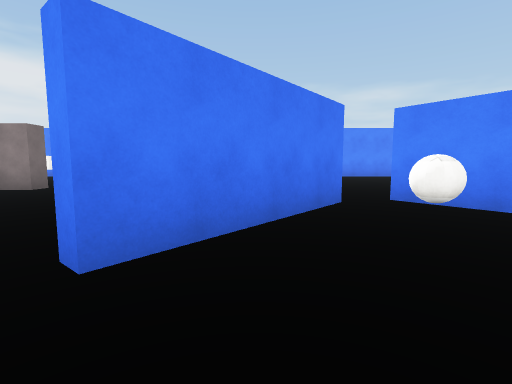
view 1 (above)

22 first-person views from a walk through a 3-D level made in the Unity game engine. The camera is 1.2 m above the floor, tilts 6° down and sees 85° across. The floor is counted in squares, 2 m on a side. Each view is taken from the middle of a square. On the plan, view 1 faces up. The plan holds only what a view shows up to about 9 squares ahead; the rest is blank. The player is left out. Surface patterns are stand-ins for the level's own textures.

view 2
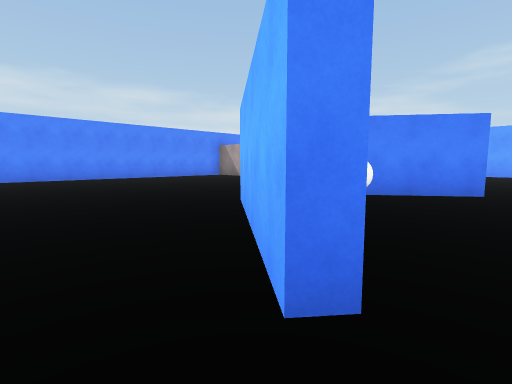

view 3
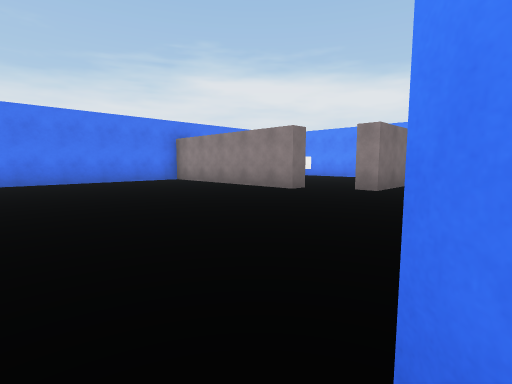

view 4
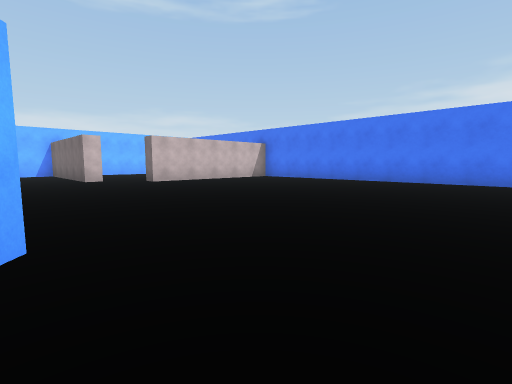

view 5
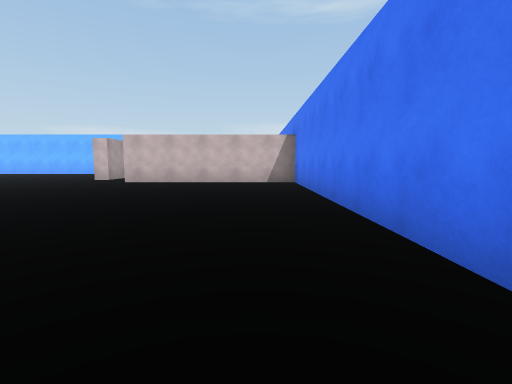

view 6
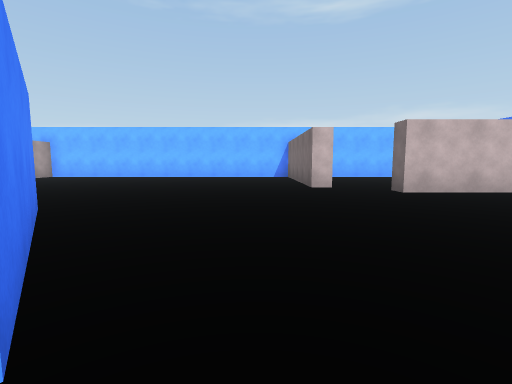

view 7
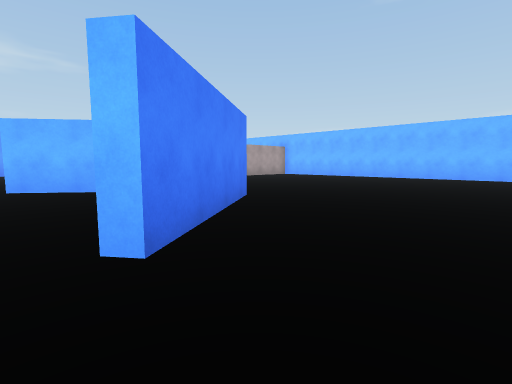

view 8
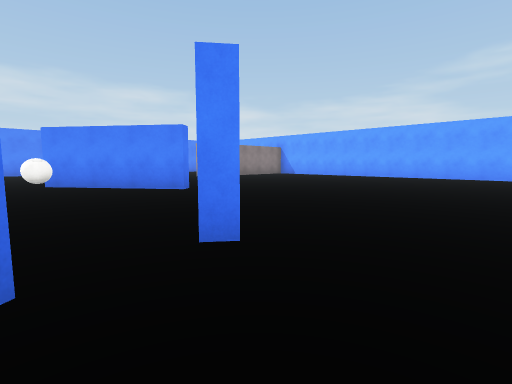

view 9
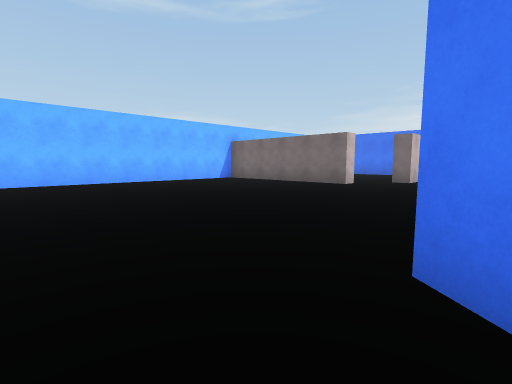

view 10
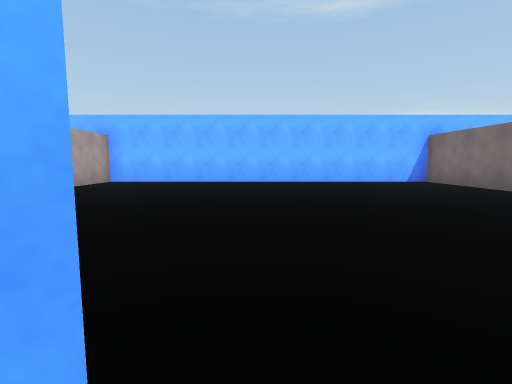

view 11
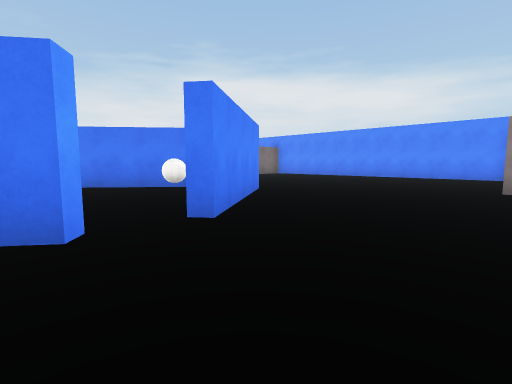

view 12
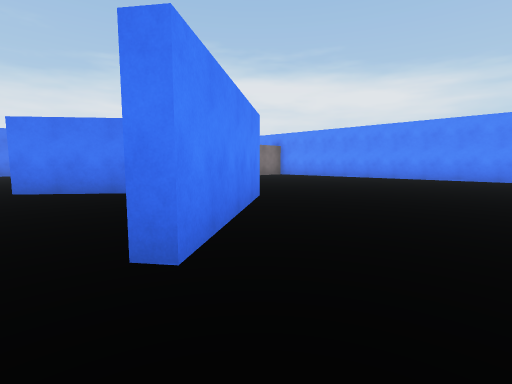

view 13
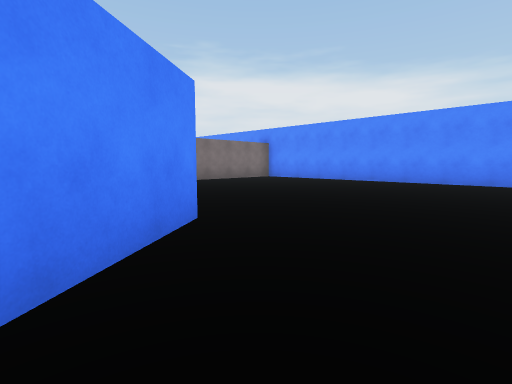

view 14
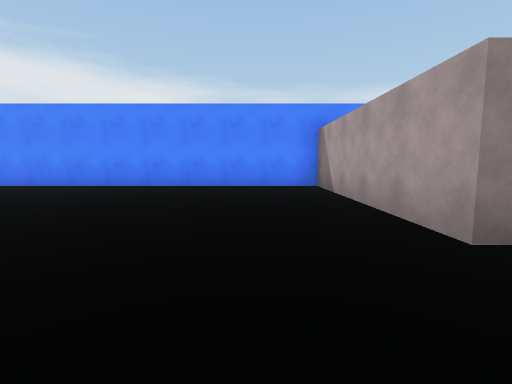

view 15
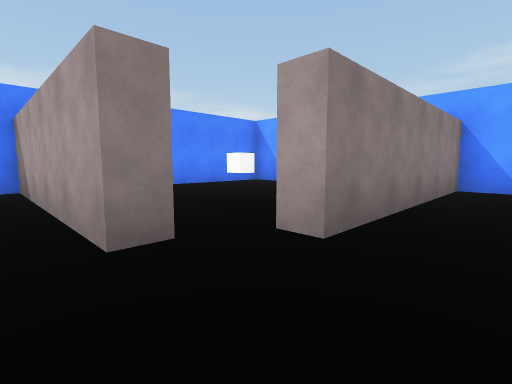

view 16
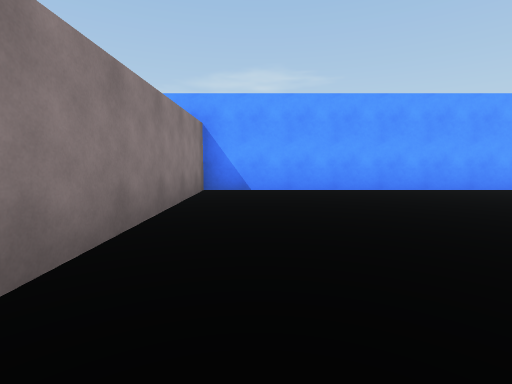

view 17
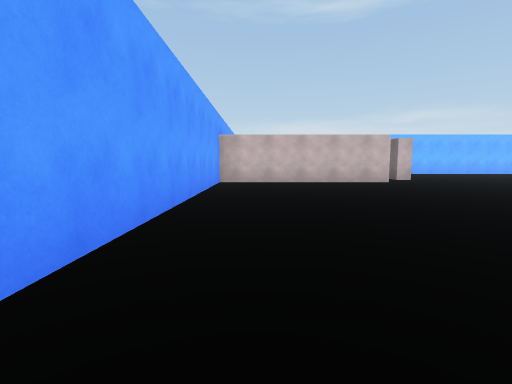

view 18
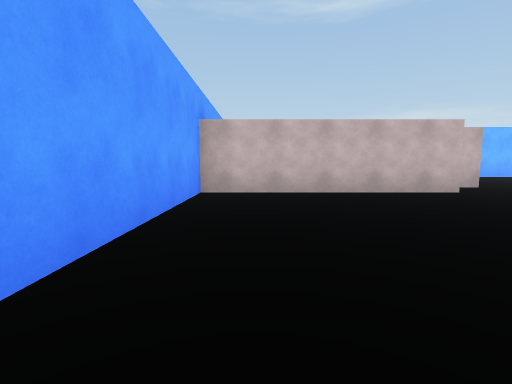

view 19
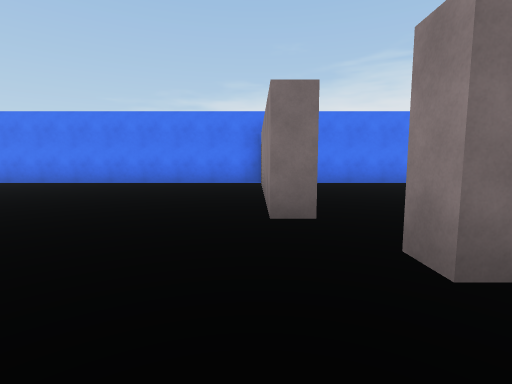

view 20
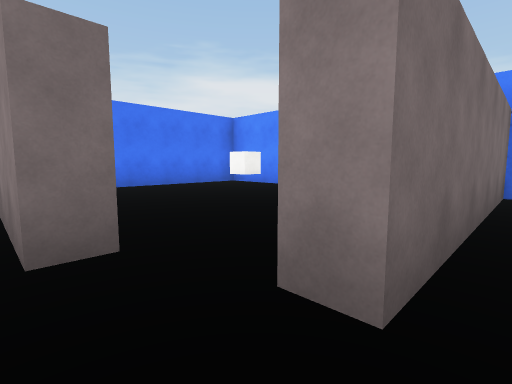

view 21
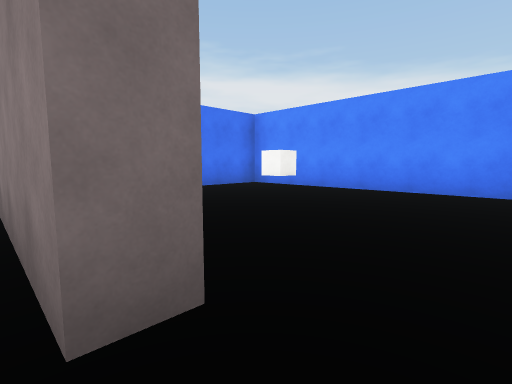

view 22
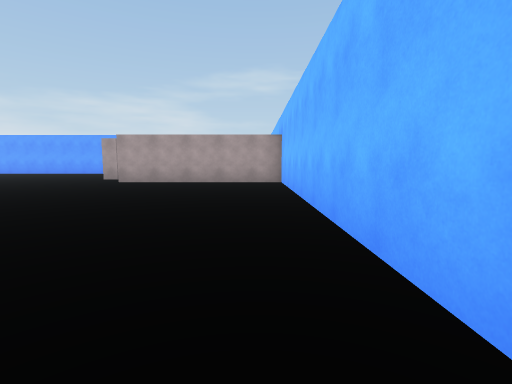

### Floor plan
Points are (right, up) in squares from view 1. A wall is a line through its corners. A room is listed if a view was taken in it or the views show most of it. See-through windows are left out.
Room 1 (views 1, 3)
walls: (0.6, 3.4) (-1, 1.4); (3.3, -0.7) (4.3, 0.6); (4.3, 1.6) (3.2, 3.1)
ways out: opening at (-2, 1) to room 2; opening at (2, -2) to room 2; opening at (2, 3.5) to room 2; opening at (4, 1) to room 2
Room 2 (views 2, 4, 5, 6, 7, 8, 9, 10, 11, 12, 13, 14, 15, 16, 17, 18, 19, 20, 21, 22)
walls: (3.2, 3.1) (2.2, 4.5); (1.4, 4.3) (0.6, 3.4); (2.4, 4.7) (4.6, 1.8) (4.3, 1.6); (4.3, 0.6) (4.6, 0.4) (4.3, 0.1); (-1.2, 1.6) (1.1, 4.5); (2.7, -2) (2.4, -2.4) (2.1, -2.2); (0.9, -2.7) (-1.4, 0.4); (7.1, 7) (6.6, 7) (6.6, 12.1) (-1.6, 12.1); (-5, 6.8) (-5, 6.1) (-10.2, 6.1) (-10.2, -4.6) (-5, -4.6) (-5, -5.1); (7.9, -4.6) (13.1, -4.6) (13.1, 6.1) (7.9, 6.1) (7.9, 6.8); (-3.9, -5.8) (-3.4, -5.8) (-3.4, -10.8) (6.6, -10.8) (6.6, -5.8) (7.1, -5.8); (-3.4, 12.2) (-3.4, 7) (-3.9, 7)
ways out: opening at (-2, 1) to room 1; opening at (2, -2) to room 1; opening at (2, 3.5) to room 1; opening at (4, 1) to room 1; opening at (-4, 7) to room 3; opening at (-4, -6)
objects: ball (2, 3)
Room 3 (no view inside)
walls: (-4.2, 12.1) (-10.2, 12.1) (-10.2, 7.8)
ways out: opening at (-4, 7) to room 2
objects: cube (-8, 10)

Where each view was taken, in squares from view 1:
view 1: 0 up, 0 right, facing up
view 2: 1 up, 2 left, facing up-right
view 3: 1 up, 1 left, facing up-left
view 4: 4 up, 1 left, facing down-left
view 5: 4 up, 9 left, facing down
view 6: 1 up, 2 left, facing down
view 7: 1 up, 3 left, facing down-right
view 8: 4 down, 1 right, facing up-right
view 9: 2 down, 4 right, facing down-left
view 10: 2 down, 2 right, facing down
view 11: 0 up, 7 right, facing up-left
view 12: 1 up, 6 right, facing up-left
view 13: 3 up, 5 right, facing up-left
view 14: 5 up, 5 right, facing up
view 15: 5 up, 6 right, facing up-right
view 16: 5 up, 7 right, facing right
view 17: 4 up, 12 right, facing down
view 18: 1 up, 12 right, facing down
view 19: 6 up, 2 left, facing left
view 20: 6 up, 3 left, facing up-left
view 21: 6 up, 4 left, facing up-left
view 22: 10 down, 2 left, facing right
